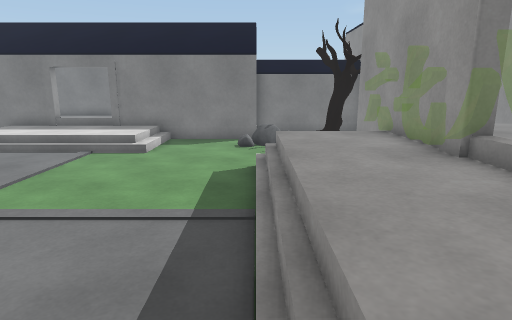
view 1 (above)

23 first-person views from a walk through a Unity game level. The camera is 1.5 m above the floor, tilts 12° down and sees 75° across. The floor is counted in squares, 0.65 m on a side. Each view is taken from the middle of a square. On the plan, view 1 faces up. The plan holds only what a view shows up to about 19 squares ahead; the rest is blank. The place goes on beyond the plan. The player is left out. Surface patterns are stand-ins for the level's own textures.

view 2
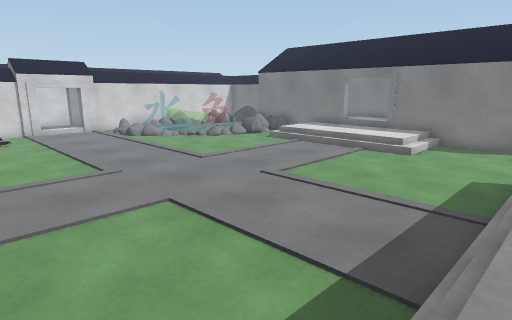

view 3
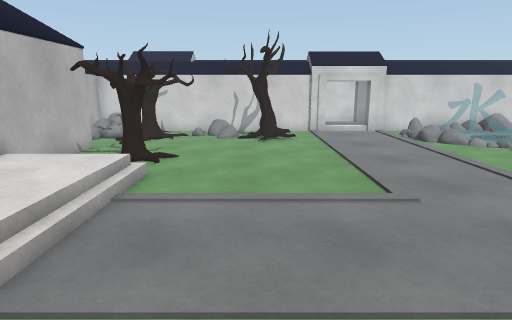

view 4
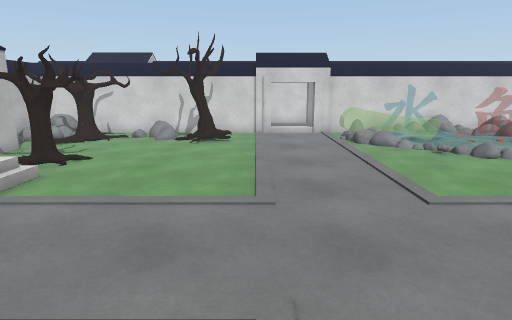

view 5
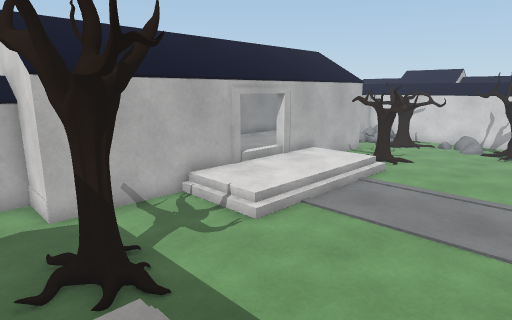

view 6
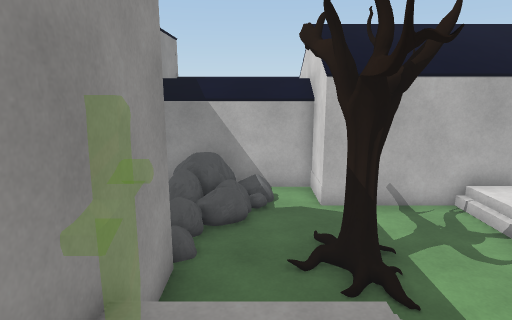

view 7
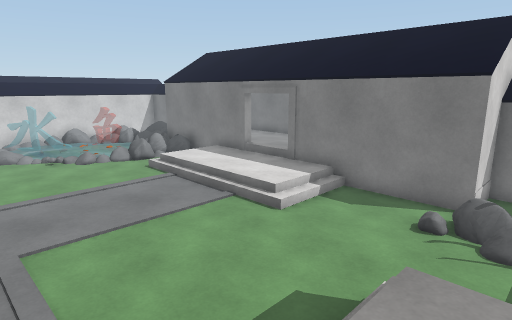

view 8
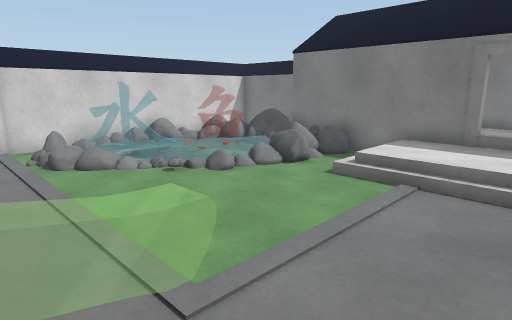

view 9
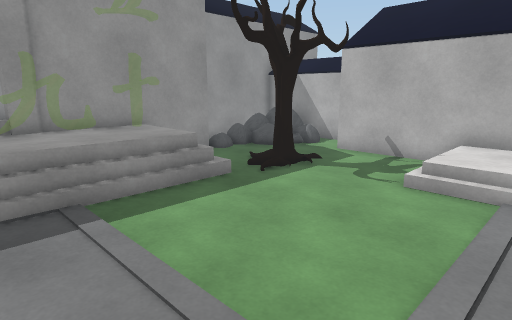

view 10
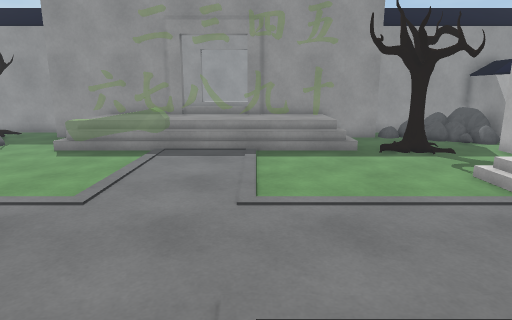

view 11
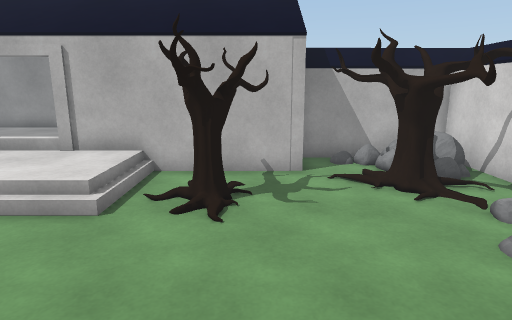

view 12
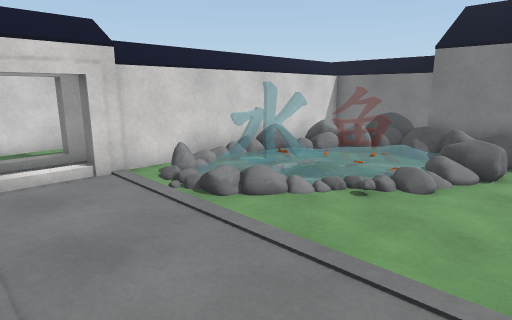

view 13
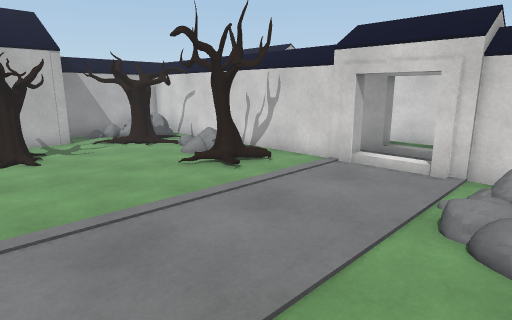

view 14
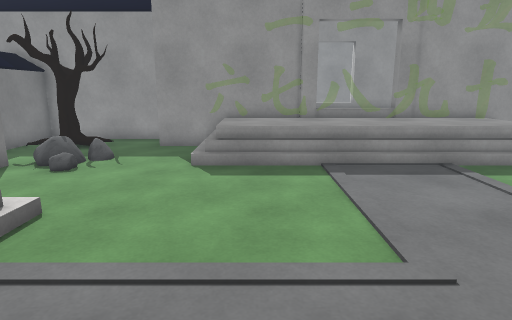

view 15
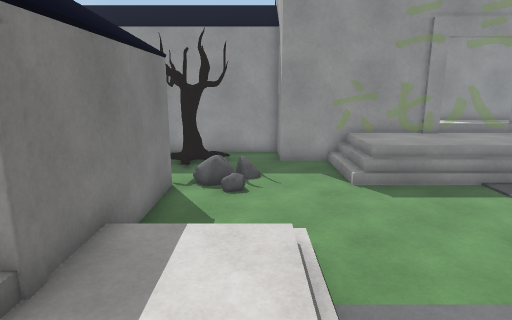

view 16
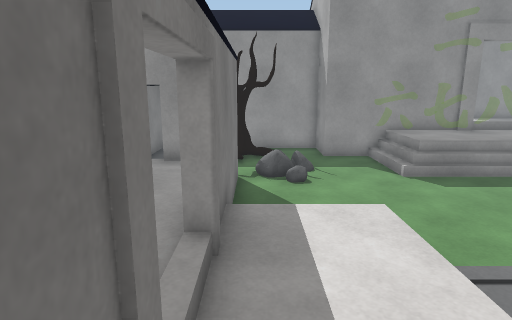

view 17
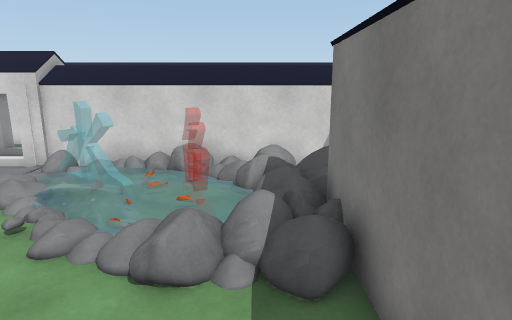

view 18
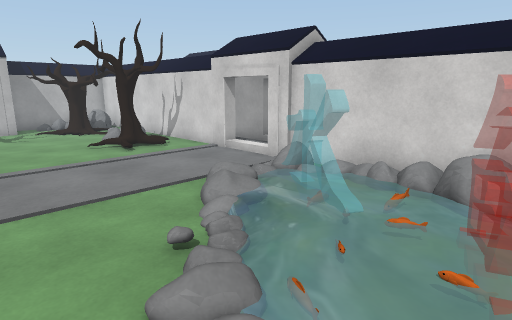

view 19
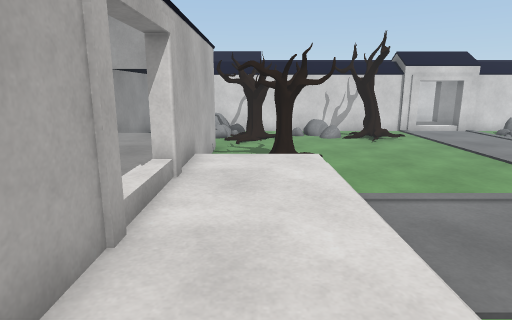

view 20
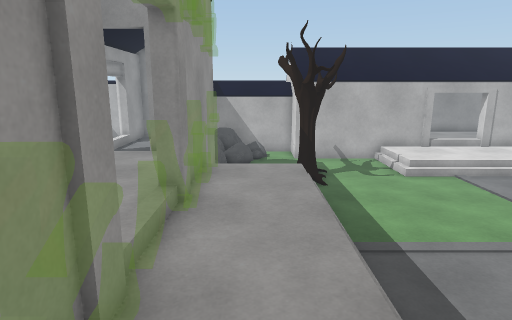

view 21
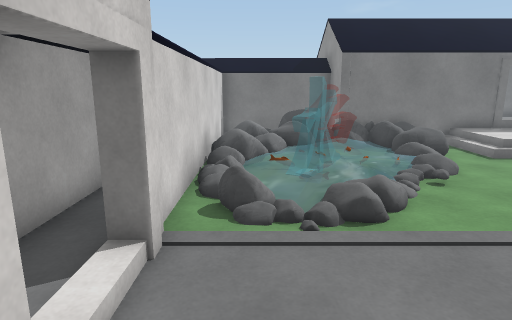

view 22
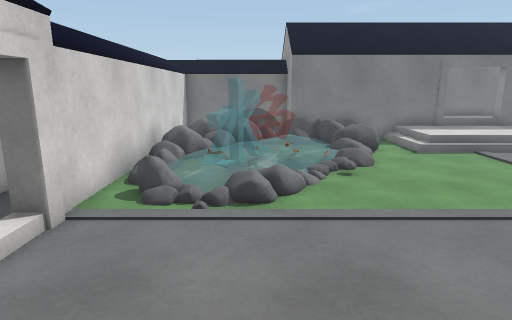

view 23
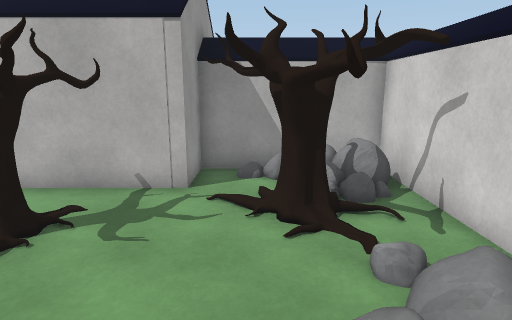

### Floor plan
Key: @ floor where view 1 was taken; # wall or solid block; x gap in a wall; . main floor; : floor 0.25 m higher than the main floor; + floor 0.5 m higher than the main floor; * floor 0.75 m higher than the main floor; % floor 1 m higher than the main floor; / step, stairs or slope; = window, fence, low wall or low ledge; ^ raised ledge; T tree; O other object.
Columns run from 24 left of view 1 to 6 right of it. Each row starts with its distance up from view 1.
 18   #######               ## ####
 17   #     #         ++++++###   #
 16   #  :%+#################..TT #
 15   # +++:*:+#/+++++++/.......T.#
 14   #.+++::=:./+++++++/...::....#
 13   #::.: :#=./+++++++/....:....#
 12   #+::  .::./////////.......###
 11   #::::::...................#
 10   #::: ::/..............///O#
  9 # #:.  ://............../**O#
  8 #.#:. :................./***#
  7 #.#.O.:................./** #
  6 #.#...................../** #
  5 #.x............. ......./** #
  4 #. ............. ......./** *
  3 #.x............. ......./*****
  2 #.#...................../**O#*
  1 # #...................../** #**
  0   #.:T..................@***#**
 -1   #.TT................../** #**
 -2   #.....................//  #**
 -3   #.+.................../...#
 -4   #.:T....T./////////...T/..x #
 -5   #..T...TTT/+++++++/.......: #
 -6   #.TTT..TT//+++++++/.......+ #
 -7   #.:TT ..../+++++++/......:* #
 -8   #+::. #################.:+^ #
 -9   #..::.#  +++++        #..^ =#
-10   #######+++++++        #######
-11         ++  +++
-12    #####

Positions as (right, up) in squares from view 1, and headings:
1: (0, 0), facing up
2: (1, -2), facing up-left
3: (-3, -1), facing left
4: (-3, 2), facing left
5: (2, 2), facing down-left
6: (2, 2), facing down
7: (2, 5), facing up-left
8: (-7, 4), facing up-left
9: (-7, 4), facing down-right
10: (-13, 2), facing right
11: (-15, 2), facing down
12: (-12, 2), facing up-left
13: (-12, 8), facing down-left
14: (-10, 8), facing right
15: (-10, 13), facing right
16: (-11, 15), facing right
17: (-9, 14), facing left
18: (-13, 13), facing down-left
19: (-3, -6), facing left
20: (2, 9), facing down
21: (-20, 1), facing up
22: (-18, 0), facing up
23: (-18, 0), facing down
